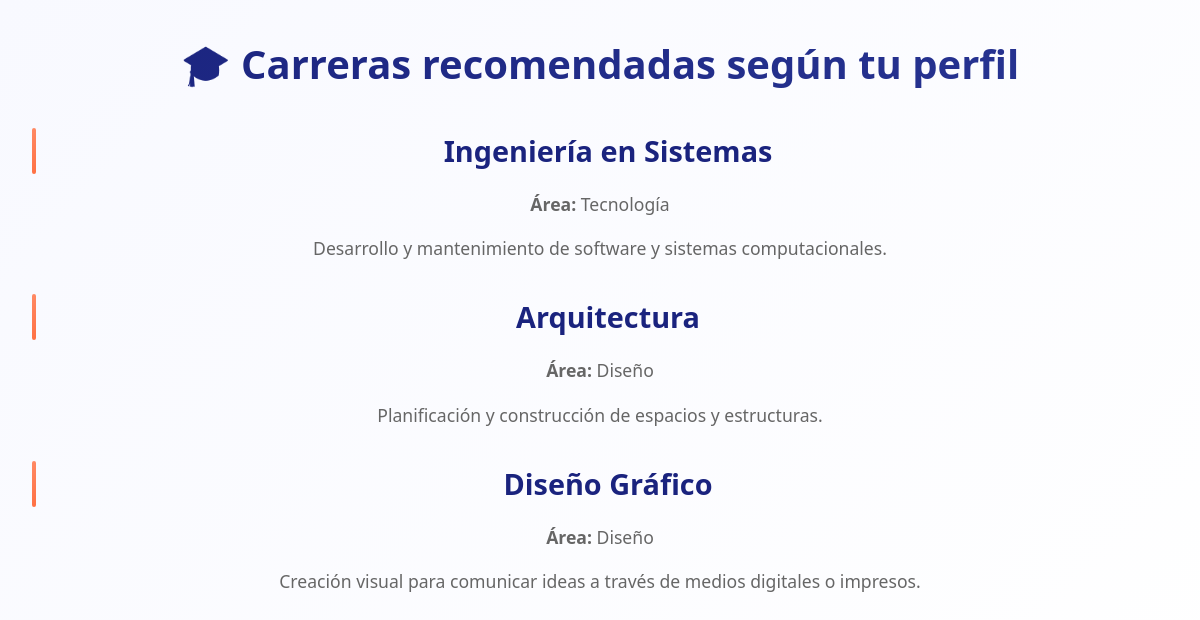
Screenshot of /carreras/ (signed in) with the database file from the repository.
### usuarios/models.py (models this page shows, shortened)
class Carrera(models.Model):
    nombre = models.CharField(max_length=100)
    descripcion = models.TextField()
    area = models.CharField(max_length=50)  # Ej: salud, tecnología, social
    habilidades_clave = models.TextField()  # Separadas por coma

### usuarios/views.py (the view)
# urls.py: path('carreras/', views.carreras_recomendadas, name='carreras'),
@login_required
def carreras_recomendadas(request):
    ikigai_result = IkigaiResult.objects.filter(usuario=request.user).last()
    carreras = []
    if ikigai_result:
        respuestas = ikigai_result.respuestas
        palabras_clave = list(respuestas.values())
        print("Palabras clave del IKIGAI:", palabras_clave)  # <-- Añade esto
        query = Q()
        for palabra in palabras_clave:
            query |= Q(habilidades_clave__icontains=palabra)
        carreras = Carrera.objects.filter(query).distinct()
    return render(request, 'carreras.html', {'carreras': carreras})

### templates/carreras.html (shortened to what this page needs)
{% extends 'base.html' %}
{% load static %}
{% block extra_css %}
<link rel="stylesheet" href="{% static 'css/dashboard.css' %}">
{% endblock %}
{% block content %}
<div class="content-wrapper">
  <h2>🎓 Carreras recomendadas según tu perfil</h2>
  {% if carreras %}
    <div class="carreras-grid">
      {% for carrera in carreras %}
        <div class="carrera-card">
          <h3>{{ carrera.nombre }}</h3>
          <p><strong>Área:</strong> {{ carrera.area }}</p>
          <p>{{ carrera.descripcion }}</p>
        </div>
      {% endfor %}
    </div>
  {% else %}
    <p>No hay recomendaciones aún. Completa el test IKIGAI para ver sugerencias.</p>
  {% endif %}
</div>
{% endblock %}

### templates/base.html (shortened to what this page needs)
{% load static %}
<!DOCTYPE html>
<html lang="es">
<head>
  <link rel="stylesheet" href="{% static 'css/estilos.css' %}">
  {% block extra_css %}{% endblock %}
</head>
<body>
  <main>
    {% block content %}{% endblock %}
  </main>
</body>
</html>

### static/css/estilos.css (style rules this page uses)
* { box-sizing: border-box; margin: 0; padding: 0; font-family: 'Segoe UI', sans-serif; }
body { background-color: #fff; color: #000; line-height: 1.6; }
:root { --blue-dark: #0f1e63; --orange: #ff7a59; --light-purple: #d1ccf2; --gray: #6b7280; }
body { margin: 0; padding: 0; font-family: 'Segoe UI', sans-serif; background-color: #ffffff; }
body { margin: 0; padding: 0; font-family: 'Poppins', sans-serif; background-color: #ffffff; }

### static/css/dashboard.css (style rules this page uses)
:root { --primary-orange: #FF8A65; --primary-blue: #1A237E; --text-gray: #666666; --bg-white: #FFFFFF; --border-gray: #E0E0E0; --shadow-light: rgba(26, 35, 126, 0.08); --shadow-medium: rgba(26, 35, 126, 0.12); --gradient-primary: linear-gradient(135deg, #FF8A65 0%, #FF7043 100%); --gradient-secondary: linear-gradient(135deg, #1A237E 0%, #283593 100%); }
* { margin: 0; padding: 0; box-sizing: border-box; }
body { font-family: 'Inter', -apple-system, BlinkMacSystemFont, 'Segoe UI', Roboto, sans-serif; background: linear-gradient(135deg, #f8f9ff 0%, #ffffff 100%); color: var(--text-gray); line-height: 1.6; min-height: 100vh; }
.content-wrapper { max-width: 1200px; margin: 0 auto; padding: 2rem; animation: fadeInUp 0.8s ease-out; text-align: center; }
h2 { color: var(--primary-blue); font-size: 2.5rem; font-weight: 700; margin-bottom: 1rem; background: var(--gradient-secondary); -webkit-background-clip: text; -webkit-text-fill-color: transparent; background-clip: text; animation: slideIn 0.8s ease-out 0.2s both; text-align: center; }
h3 { color: var(--primary-blue); font-size: 1.8rem; font-weight: 600; margin: 2rem 0 1rem 0; position: relative; padding-left: 1rem; text-align: center; display: flex; align-items: center; justify-content: center; }
h3::before { content: ''; position: absolute; left: 0; top: 50%; transform: translateY(-50%); width: 4px; height: 100%; background: var(--gradient-primary); border-radius: 2px; }
p { color: var(--text-gray); font-size: 1.1rem; margin-bottom: 1rem; animation: slideIn 0.8s ease-out 0.4s both; text-align: center; }

### rows the page displays
Carrera: nombre "Ingeniería en Sistemas", area "Tecnología", descripcion "Desarrollo y mantenimiento de software y sistemas computacionales."
Carrera: nombre "Arquitectura", area "Diseño", descripcion "Planificación y construcción de espacios y estructuras."
Carrera: nombre "Diseño Gráfico", area "Diseño", descripcion "Creación visual para comunicar ideas a través de medios digitales o impresos."
